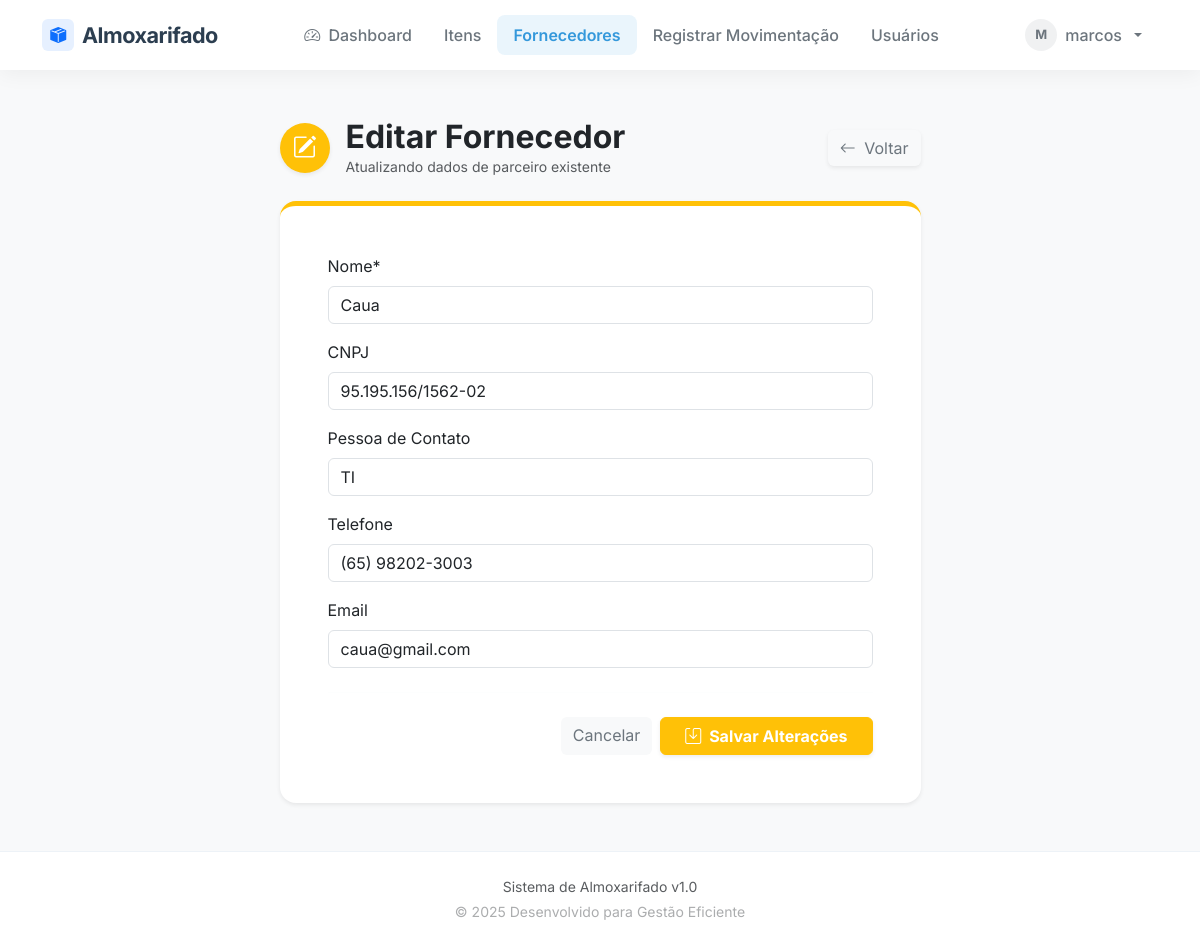
The page /fornecedor/3/editar/ (signed in) on the database its author committed.
### estoque/models.py (models this page shows, shortened)
class Fornecedor(models.Model):
    nome = models.CharField(max_length=100) # Nome/Razão Social
    cnpj = models.CharField("CNPJ", max_length=18, blank=True, null=True)
    contato = models.CharField("Pessoa de Contato", max_length=100, blank=True, null=True)
    telefone = models.CharField(max_length=20, blank=True, null=True)
    email = models.EmailField(max_length=100, blank=True, null=True)

### estoque/views.py (the view)
# urls.py: path('fornecedor/<int:pk>/editar/', views.fornecedor_edit, name='fornecedor_edit'),
@login_required
@permission_required('estoque.change_fornecedor', raise_exception=True)
def fornecedor_edit(request, pk):
    fornecedor = get_object_or_404(Fornecedor, pk=pk)
    if request.method == 'POST':
        form = FornecedorForm(request.POST, instance=fornecedor)
        if form.is_valid():
            form.save()
            messages.success(request, 'Fornecedor atualizado com sucesso.')
            return redirect('fornecedor_list')
    else:
        form = FornecedorForm(instance=fornecedor)
    return render(request, 'estoque/fornecedor_form.html', {'form': form, 'fornecedor': fornecedor})

### estoque/forms.py (shortened to what this page needs)
class FornecedorForm(forms.ModelForm):
    class Meta:
        model = Fornecedor
        fields = ['nome', 'cnpj', 'contato', 'telefone', 'email']

### templates/estoque/fornecedor_form.html (shortened to what this page needs)
{% extends 'base.html' %}
{% load crispy_forms_tags %}
{% block content %}
<div class="row justify-content-center">
  <div class="col-lg-8 col-xl-7">
    <div class="d-flex align-items-center justify-content-between mb-4">
      <div class="d-flex align-items-center gap-3">
        <div class="rounded-circle d-flex align-items-center justify-content-center shadow-sm text-white
                    {% if fornecedor %}bg-warning{% else %}bg-success{% endif %}"
             style="width: 50px; height: 50px; font-size: 1.5rem;">
          <i class="bi {% if fornecedor %}bi-pencil-square{% else %}bi-truck{% endif %}"></i>
        </div>
        <div>
          <h2 class="fw-bold text-dark mb-0">
            {% if fornecedor %}Editar Fornecedor{% else %}Novo Fornecedor{% endif %}
          </h2>
          <p class="text-muted mb-0 small">
            {% if fornecedor %}
              Atualizando dados de parceiro existente
            {% else %}
              Cadastrando nova empresa parceira
            {% endif %}
          </p>
        </div>
      </div>
      <a href="{% url 'fornecedor_list' %}" class="btn btn-outline-secondary border-0 shadow-sm">
        <i class="bi bi-arrow-left me-1"></i> Voltar
      </a>
    </div>
    <div class="card border-0 shadow-sm rounded-4 overflow-hidden"
         style="border-top: 5px solid {% if fornecedor %}var(--bs-warning){% else %}var(--bs-success){% endif %} !important;">
      <div class="card-body p-4 p-lg-5">
        <form method="post" novalidate>
          {{ form|crispy }}
          <hr class="my-4 border-light">
          <div class="d-flex justify-content-end gap-2">
            <a href="{% url 'fornecedor_list' %}" class="btn btn-light text-secondary border-0">
              Cancelar
            </a>
            <button type="submit" class="btn px-4 shadow-sm text-white fw-bold
                           {% if fornecedor %}btn-warning{% else %}btn-success{% endif %}">
              <i class="bi bi-save me-1"></i>
              {% if fornecedor %}Salvar Alterações{% else %}Salvar Fornecedor{% endif %}
            </button>
          </div>
        </form>
      </div>
    </div>
  </div>
</div>
{% endblock %}

### templates/base.html (shortened to what this page needs)
<!doctype html>
<html lang="pt-br" class="h-100">
  <head>
    <link href="https://cdn.jsdelivr.net/npm/bootstrap@5.3.0/dist/css/bootstrap.min.css" rel="stylesheet">
    <link href="https://cdn.jsdelivr.net/npm/bootstrap-icons@1.10.5/font/bootstrap-icons.css" rel="stylesheet">
    <link rel="stylesheet" href="https://cdn.jsdelivr.net/npm/sweetalert2@11/dist/sweetalert2.min.css">
  </head>
  <body>
    {% if request.path != '/accounts/login/' %}
    <nav class="navbar navbar-expand-lg navbar-custom sticky-top">
      <div class="container">
        <a class="navbar-brand d-flex align-items-center gap-2" href="/">
          <div class="bg-primary bg-opacity-10 text-primary rounded p-1 d-flex align-items-center justify-content-center" style="width: 32px; height: 32px;">
             <i class="bi bi-box-seam-fill" style="font-size: 1rem;"></i>
          </div>
          Almoxarifado
        </a>
        <div class="collapse navbar-collapse" id="navbarNav">
          <ul class="navbar-nav mx-auto">
           <li class="nav-item">
            <a class="nav-link {% if request.path == '/' %}active{% endif %}        " href="{% url 'dashboard' %}">
              <i class="bi bi-speedometer2 me-1"></i> Dashboard
            </a>
          </li>
          <li class="nav-item">
            <a class="nav-link {% if '/itens/' in request.path %}active{%          endif %}" href="{% url 'index' %}">
              Itens
            </a>
          </li>
            <li class="nav-item">
              <a class="nav-link {% if '/fornecedor' in request.path %}active{% endif %}" href="{% url 'fornecedor_list' %}">
                Fornecedores
              </a>
            </li>
            <li class="nav-item">
              <a class="nav-link {% if '/movimentacao/' in request.path %}active{% endif %}" href="/movimentacao/novo/">
                Registrar Movimentação
              </a>
            </li>
            {% if user.is_authenticated and user.is_staff %}
            <li class="nav-item">
              <a class="nav-link {% if '/accounts/signup/' in request.path %}active{% endif %}" href="{% url 'signup' %}">
                Usuários
              </a>
            </li>
            {% endif %}
          </ul>
          <ul class="navbar-nav">
            {% if user.is_authenticated %}
              <li class="nav-item dropdown">
                <a class="nav-link dropdown-toggle d-flex align-items-center gap-2" href="#" role="button" data-bs-toggle="dropdown">
                  <div class="rounded-circle bg-secondary bg-opacity-10 text-secondary d-flex justify-content-center align-items-center" style="width: 32px; height: 32px; font-weight: bold; font-size: 0.8rem;">
                    {{ user.username|first|upper }}
                  </div>
                  <span class="d-none d-lg-inline">{{ user.username }}</span>
                </a>
              </li>
            {% else %}
              <li class="nav-item">
                <a class="btn btn-outline-primary rounded-pill px-4" href="{% url 'login' %}">
                  Entrar
                </a>
              </li>
            {% endif %}
          </ul>
        </div>
      </div>
    </nav>
    {% endif %}
    <main class="container my-5">
      {% block content %}{% endblock %}
    </main>
    {% if request.path != '/accounts/login/' %}
    <footer class="text-center text-muted small">
      <div class="container">
        <p class="mb-1">Sistema de Almoxarifado v1.0</p>
        <p class="mb-0 opacity-50">&copy; {% now "Y" %} Desenvolvido para Gestão Eficiente</p>
      </div>
    </footer>
    {% endif %}
  </body>
</html>

### templates/base.html (style rules this page uses)
:root { --brand-primary: #2c3e50; --brand-accent: #3498db; --brand-bg: #f8f9fa; --brand-text: #34495e; --navbar-height: 70px; }
body { font-family: 'Inter', sans-serif; background-color: var(--brand-bg); color: var(--brand-text); display: flex; flex-direction: column; min-height: 100vh; }
.navbar-custom { background-color: #ffffff; box-shadow: 0 4px 20px rgba(0, 0, 0, 0.05); height: var(--navbar-height); padding: 0 1rem; }
.navbar-brand { font-weight: 700; letter-spacing: -0.5px; color: var(--brand-primary) !important; font-size: 1.35rem; }
.nav-link { color: #6c757d !important; font-weight: 500; padding: 0.5rem 1rem !important; border-radius: 8px; transition: all 0.2s ease; }
.nav-link.active { color: var(--brand-accent) !important; background-color: rgba(52, 152, 219, 0.1); font-weight: 600; }
.card { border: none; border-radius: 16px; box-shadow: 0 2px 12px rgba(0, 0, 0, 0.04); transition: transform 0.2s; }
footer { margin-top: auto; background-color: #fff; border-top: 1px solid #edf2f7; padding: 1.5rem 0; }

### rows shown on the page
Fornecedor: nome "Caua", cnpj "95.195.156/1562-02", contato "TI", telefone "(65) 98202-3003", email "caua@gmail.com"

### other values the page prints
{{ user.username|first|upper }} "M"
{{ user.username }} "marcos"
